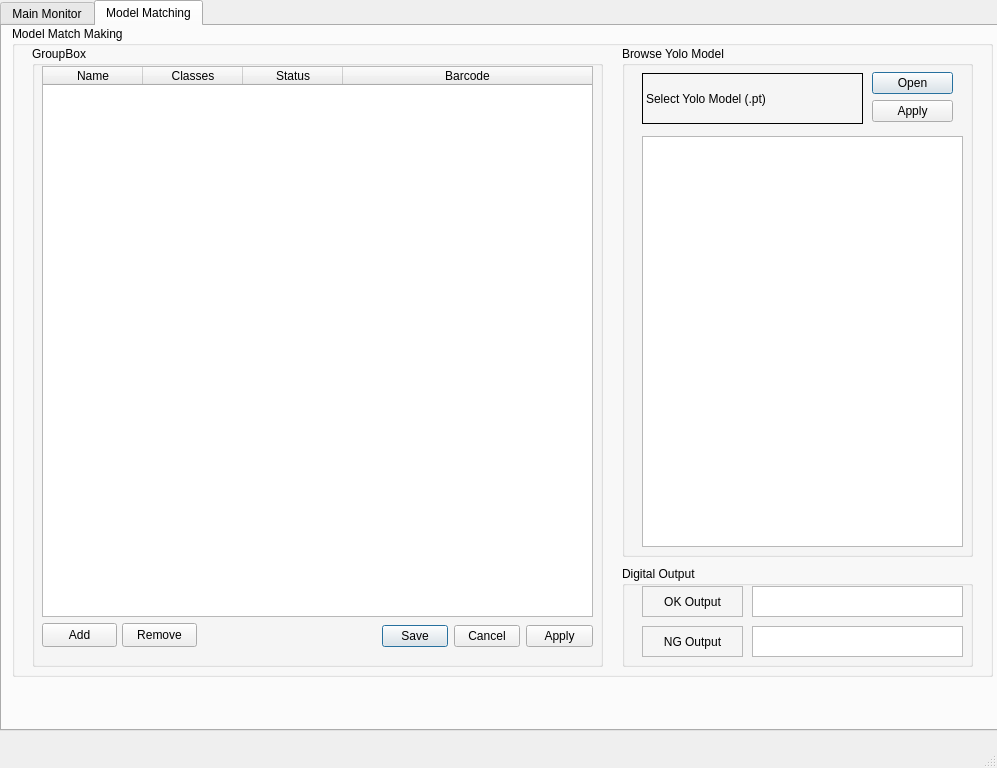
<?xml version="1.0" encoding="UTF-8"?>
<ui version="4.0">
 <class>DetectWindows</class>
 <widget class="QMainWindow" name="DetectWindows">
  <property name="geometry">
   <rect>
    <x>0</x>
    <y>0</y>
    <width>997</width>
    <height>768</height>
   </rect>
  </property>
  <property name="windowTitle">
   <string>MainWindow</string>
  </property>
  <widget class="QWidget" name="centralwidget">
   <widget class="QTabWidget" name="tabWidget">
    <property name="geometry">
     <rect>
      <x>0</x>
      <y>0</y>
      <width>1011</width>
      <height>731</height>
     </rect>
    </property>
    <property name="tabPosition">
     <enum>QTabWidget::TabPosition::North</enum>
    </property>
    <property name="tabShape">
     <enum>QTabWidget::TabShape::Rounded</enum>
    </property>
    <property name="currentIndex">
     <number>1</number>
    </property>
    <widget class="QWidget" name="tab_MainMonitor">
     <attribute name="title">
      <string>Main Monitor</string>
     </attribute>
     <widget class="QGroupBox" name="groupBox_Screen">
      <property name="geometry">
       <rect>
        <x>10</x>
        <y>70</y>
        <width>821</width>
        <height>631</height>
       </rect>
      </property>
      <property name="title">
       <string>Screen</string>
      </property>
      <widget class="QFrame" name="frame_Detection">
       <property name="geometry">
        <rect>
         <x>10</x>
         <y>20</y>
         <width>800</width>
         <height>600</height>
        </rect>
       </property>
       <property name="frameShape">
        <enum>QFrame::Shape::StyledPanel</enum>
       </property>
       <property name="frameShadow">
        <enum>QFrame::Shadow::Raised</enum>
       </property>
      </widget>
     </widget>
     <widget class="QGroupBox" name="groupBox_Production_model">
      <property name="geometry">
       <rect>
        <x>10</x>
        <y>0</y>
        <width>971</width>
        <height>71</height>
       </rect>
      </property>
      <property name="title">
       <string>Production Model</string>
      </property>
      <widget class="QLabel" name="label_Model_Name">
       <property name="geometry">
        <rect>
         <x>10</x>
         <y>20</y>
         <width>551</width>
         <height>41</height>
        </rect>
       </property>
       <property name="frameShape">
        <enum>QFrame::Shape::StyledPanel</enum>
       </property>
       <property name="text">
        <string>Model Name</string>
       </property>
       <property name="textFormat">
        <enum>Qt::TextFormat::PlainText</enum>
       </property>
       <property name="scaledContents">
        <bool>true</bool>
       </property>
       <property name="alignment">
        <set>Qt::AlignmentFlag::AlignCenter</set>
       </property>
      </widget>
      <widget class="Line" name="line">
       <property name="geometry">
        <rect>
         <x>570</x>
         <y>20</y>
         <width>16</width>
         <height>41</height>
        </rect>
       </property>
       <property name="orientation">
        <enum>Qt::Orientation::Vertical</enum>
       </property>
      </widget>
      <widget class="QLabel" name="label_Classes">
       <property name="geometry">
        <rect>
         <x>590</x>
         <y>20</y>
         <width>371</width>
         <height>41</height>
        </rect>
       </property>
       <property name="frameShape">
        <enum>QFrame::Shape::StyledPanel</enum>
       </property>
       <property name="text">
        <string>Lead / Lead Free</string>
       </property>
       <property name="scaledContents">
        <bool>true</bool>
       </property>
       <property name="alignment">
        <set>Qt::AlignmentFlag::AlignCenter</set>
       </property>
      </widget>
     </widget>
     <widget class="QLabel" name="label_2">
      <property name="geometry">
       <rect>
        <x>920</x>
        <y>180</y>
        <width>541</width>
        <height>41</height>
       </rect>
      </property>
      <property name="text">
       <string>Model Name</string>
      </property>
      <property name="textFormat">
       <enum>Qt::TextFormat::PlainText</enum>
      </property>
      <property name="alignment">
       <set>Qt::AlignmentFlag::AlignCenter</set>
      </property>
     </widget>
     <widget class="QGroupBox" name="groupBox_Setting">
      <property name="geometry">
       <rect>
        <x>840</x>
        <y>70</y>
        <width>141</width>
        <height>531</height>
       </rect>
      </property>
      <property name="title">
       <string>Setting</string>
      </property>
      <widget class="QCheckBox" name="checkBox_signal_Alarm">
       <property name="geometry">
        <rect>
         <x>20</x>
         <y>350</y>
         <width>101</width>
         <height>20</height>
        </rect>
       </property>
       <property name="text">
        <string>Signal Alarm</string>
       </property>
      </widget>
      <widget class="QCheckBox" name="checkBox_SoundAlarm">
       <property name="geometry">
        <rect>
         <x>20</x>
         <y>380</y>
         <width>101</width>
         <height>20</height>
        </rect>
       </property>
       <property name="text">
        <string>Sound Alarm</string>
       </property>
      </widget>
      <widget class="QCheckBox" name="checkBox_DigitalOut">
       <property name="geometry">
        <rect>
         <x>20</x>
         <y>410</y>
         <width>101</width>
         <height>20</height>
        </rect>
       </property>
       <property name="text">
        <string>Digital Out</string>
       </property>
      </widget>
      <widget class="QCheckBox" name="checkBox_DigitalIN">
       <property name="geometry">
        <rect>
         <x>20</x>
         <y>440</y>
         <width>101</width>
         <height>20</height>
        </rect>
       </property>
       <property name="text">
        <string>Digital In</string>
       </property>
      </widget>
      <widget class="QCheckBox" name="checkBox_Blank3">
       <property name="geometry">
        <rect>
         <x>20</x>
         <y>470</y>
         <width>101</width>
         <height>20</height>
        </rect>
       </property>
       <property name="text">
        <string>blank #3</string>
       </property>
      </widget>
      <widget class="QCheckBox" name="checkBox_blank4">
       <property name="geometry">
        <rect>
         <x>20</x>
         <y>500</y>
         <width>101</width>
         <height>20</height>
        </rect>
       </property>
       <property name="text">
        <string>blank #4</string>
       </property>
      </widget>
      <widget class="QLabel" name="label_confident">
       <property name="geometry">
        <rect>
         <x>10</x>
         <y>92</y>
         <width>81</width>
         <height>31</height>
        </rect>
       </property>
       <property name="frameShadow">
        <enum>QFrame::Shadow::Raised</enum>
       </property>
       <property name="text">
        <string>Confident =</string>
       </property>
       <property name="scaledContents">
        <bool>false</bool>
       </property>
       <property name="alignment">
        <set>Qt::AlignmentFlag::AlignCenter</set>
       </property>
      </widget>
      <widget class="QSpinBox" name="spinBox_confident">
       <property name="geometry">
        <rect>
         <x>10</x>
         <y>120</y>
         <width>121</width>
         <height>23</height>
        </rect>
       </property>
       <property name="readOnly">
        <bool>false</bool>
       </property>
       <property name="buttonSymbols">
        <enum>QAbstractSpinBox::ButtonSymbols::PlusMinus</enum>
       </property>
       <property name="suffix">
        <string>%</string>
       </property>
       <property name="minimum">
        <number>1</number>
       </property>
       <property name="maximum">
        <number>100</number>
       </property>
       <property name="value">
        <number>70</number>
       </property>
      </widget>
      <widget class="QPushButton" name="pushButton_connect">
       <property name="geometry">
        <rect>
         <x>10</x>
         <y>20</y>
         <width>121</width>
         <height>31</height>
        </rect>
       </property>
       <property name="text">
        <string>Connect</string>
       </property>
      </widget>
      <widget class="QPushButton" name="pushButton_disconnect">
       <property name="geometry">
        <rect>
         <x>10</x>
         <y>54</y>
         <width>121</width>
         <height>31</height>
        </rect>
       </property>
       <property name="text">
        <string>Disconnect</string>
       </property>
      </widget>
      <widget class="QSlider" name="horizontalSlider_confident">
       <property name="geometry">
        <rect>
         <x>10</x>
         <y>150</y>
         <width>121</width>
         <height>20</height>
        </rect>
       </property>
       <property name="minimum">
        <number>1</number>
       </property>
       <property name="maximum">
        <number>100</number>
       </property>
       <property name="value">
        <number>70</number>
       </property>
       <property name="orientation">
        <enum>Qt::Orientation::Horizontal</enum>
       </property>
      </widget>
      <widget class="QLCDNumber" name="lcdNumber_CheckOK">
       <property name="geometry">
        <rect>
         <x>10</x>
         <y>200</y>
         <width>121</width>
         <height>51</height>
        </rect>
       </property>
       <property name="autoFillBackground">
        <bool>true</bool>
       </property>
      </widget>
      <widget class="QLabel" name="label_CheckOK">
       <property name="geometry">
        <rect>
         <x>10</x>
         <y>170</y>
         <width>121</width>
         <height>31</height>
        </rect>
       </property>
       <property name="frameShadow">
        <enum>QFrame::Shadow::Raised</enum>
       </property>
       <property name="text">
        <string>Check OK Qty =</string>
       </property>
       <property name="scaledContents">
        <bool>false</bool>
       </property>
       <property name="alignment">
        <set>Qt::AlignmentFlag::AlignCenter</set>
       </property>
      </widget>
      <widget class="QLabel" name="label_CheckNG">
       <property name="geometry">
        <rect>
         <x>10</x>
         <y>260</y>
         <width>121</width>
         <height>31</height>
        </rect>
       </property>
       <property name="frameShadow">
        <enum>QFrame::Shadow::Raised</enum>
       </property>
       <property name="text">
        <string>Check NG Qty =</string>
       </property>
       <property name="scaledContents">
        <bool>false</bool>
       </property>
       <property name="alignment">
        <set>Qt::AlignmentFlag::AlignCenter</set>
       </property>
      </widget>
      <widget class="QLCDNumber" name="lcdNumber_CheckNG">
       <property name="geometry">
        <rect>
         <x>10</x>
         <y>290</y>
         <width>121</width>
         <height>51</height>
        </rect>
       </property>
       <property name="font">
        <font>
         <bold>false</bold>
        </font>
       </property>
       <property name="autoFillBackground">
        <bool>true</bool>
       </property>
       <property name="frameShadow">
        <enum>QFrame::Shadow::Raised</enum>
       </property>
       <property name="segmentStyle">
        <enum>QLCDNumber::SegmentStyle::Filled</enum>
       </property>
      </widget>
     </widget>
     <widget class="QLabel" name="label_Logo">
      <property name="geometry">
       <rect>
        <x>840</x>
        <y>600</y>
        <width>141</width>
        <height>91</height>
       </rect>
      </property>
      <property name="text">
       <string/>
      </property>
      <property name="pixmap">
       <pixmap>../Universal_AI2/agc-logo-png-transparent-logo-v2.png</pixmap>
      </property>
      <property name="scaledContents">
       <bool>true</bool>
      </property>
      <property name="alignment">
       <set>Qt::AlignmentFlag::AlignCenter</set>
      </property>
     </widget>
    </widget>
    <widget class="QWidget" name="tab_Model_Matching">
     <attribute name="title">
      <string>Model Matching</string>
     </attribute>
     <widget class="QGroupBox" name="groupBox_Model_match_making">
      <property name="geometry">
       <rect>
        <x>10</x>
        <y>0</y>
        <width>981</width>
        <height>651</height>
       </rect>
      </property>
      <property name="title">
       <string>Model Match Making</string>
      </property>
      <property name="flat">
       <bool>false</bool>
      </property>
      <property name="checkable">
       <bool>false</bool>
      </property>
      <widget class="QGroupBox" name="groupBox_Browse_Yolo">
       <property name="geometry">
        <rect>
         <x>610</x>
         <y>20</y>
         <width>351</width>
         <height>511</height>
        </rect>
       </property>
       <property name="title">
        <string>Browse Yolo Model</string>
       </property>
       <widget class="QLabel" name="label_yolo_model">
        <property name="geometry">
         <rect>
          <x>20</x>
          <y>27</y>
          <width>221</width>
          <height>51</height>
         </rect>
        </property>
        <property name="frameShape">
         <enum>QFrame::Shape::Panel</enum>
        </property>
        <property name="text">
         <string>Select Yolo Model (.pt)</string>
        </property>
        <property name="wordWrap">
         <bool>true</bool>
        </property>
       </widget>
       <widget class="QDialogButtonBox" name="buttonBox_yolo_open_apply">
        <property name="geometry">
         <rect>
          <x>250</x>
          <y>20</y>
          <width>81</width>
          <height>61</height>
         </rect>
        </property>
        <property name="layoutDirection">
         <enum>Qt::LayoutDirection::LeftToRight</enum>
        </property>
        <property name="orientation">
         <enum>Qt::Orientation::Vertical</enum>
        </property>
        <property name="standardButtons">
         <set>QDialogButtonBox::StandardButton::Apply|QDialogButtonBox::StandardButton::Open</set>
        </property>
        <property name="centerButtons">
         <bool>true</bool>
        </property>
       </widget>
       <widget class="QListWidget" name="listWidget">
        <property name="geometry">
         <rect>
          <x>20</x>
          <y>90</y>
          <width>321</width>
          <height>411</height>
         </rect>
        </property>
       </widget>
      </widget>
      <widget class="QGroupBox" name="groupBox_Model">
       <property name="geometry">
        <rect>
         <x>20</x>
         <y>20</y>
         <width>571</width>
         <height>621</height>
        </rect>
       </property>
       <property name="title">
        <string>GroupBox</string>
       </property>
       <widget class="QTableWidget" name="tableWidget_model_match">
        <property name="geometry">
         <rect>
          <x>10</x>
          <y>20</y>
          <width>551</width>
          <height>551</height>
         </rect>
        </property>
        <property name="frameShape">
         <enum>QFrame::Shape::StyledPanel</enum>
        </property>
        <property name="frameShadow">
         <enum>QFrame::Shadow::Plain</enum>
        </property>
        <property name="showGrid">
         <bool>true</bool>
        </property>
        <property name="gridStyle">
         <enum>Qt::PenStyle::SolidLine</enum>
        </property>
        <property name="sortingEnabled">
         <bool>true</bool>
        </property>
        <property name="cornerButtonEnabled">
         <bool>true</bool>
        </property>
        <property name="rowCount">
         <number>0</number>
        </property>
        <property name="columnCount">
         <number>4</number>
        </property>
        <attribute name="horizontalHeaderCascadingSectionResizes">
         <bool>false</bool>
        </attribute>
        <attribute name="horizontalHeaderDefaultSectionSize">
         <number>100</number>
        </attribute>
        <attribute name="horizontalHeaderStretchLastSection">
         <bool>true</bool>
        </attribute>
        <attribute name="verticalHeaderCascadingSectionResizes">
         <bool>false</bool>
        </attribute>
        <attribute name="verticalHeaderShowSortIndicator" stdset="0">
         <bool>true</bool>
        </attribute>
        <attribute name="verticalHeaderStretchLastSection">
         <bool>false</bool>
        </attribute>
        <column>
         <property name="text">
          <string>Name</string>
         </property>
        </column>
        <column>
         <property name="text">
          <string>Classes</string>
         </property>
        </column>
        <column>
         <property name="text">
          <string>Status</string>
         </property>
        </column>
        <column>
         <property name="text">
          <string>Barcode</string>
         </property>
        </column>
       </widget>
       <widget class="QDialogButtonBox" name="buttonBox_save_cancel_apply">
        <property name="geometry">
         <rect>
          <x>350</x>
          <y>570</y>
          <width>211</width>
          <height>41</height>
         </rect>
        </property>
        <property name="layoutDirection">
         <enum>Qt::LayoutDirection::LeftToRight</enum>
        </property>
        <property name="orientation">
         <enum>Qt::Orientation::Horizontal</enum>
        </property>
        <property name="standardButtons">
         <set>QDialogButtonBox::StandardButton::Apply|QDialogButtonBox::StandardButton::Cancel|QDialogButtonBox::StandardButton::Save</set>
        </property>
        <property name="centerButtons">
         <bool>true</bool>
        </property>
       </widget>
       <widget class="QPushButton" name="pushButton_add_model">
        <property name="geometry">
         <rect>
          <x>10</x>
          <y>577</y>
          <width>75</width>
          <height>24</height>
         </rect>
        </property>
        <property name="text">
         <string>Add</string>
        </property>
       </widget>
       <widget class="QPushButton" name="pushButton_remove_model">
        <property name="geometry">
         <rect>
          <x>90</x>
          <y>577</y>
          <width>75</width>
          <height>24</height>
         </rect>
        </property>
        <property name="text">
         <string>Remove</string>
        </property>
       </widget>
      </widget>
      <widget class="QGroupBox" name="groupBox_DigitalOutput">
       <property name="geometry">
        <rect>
         <x>610</x>
         <y>540</y>
         <width>351</width>
         <height>101</height>
        </rect>
       </property>
       <property name="title">
        <string>Digital Output</string>
       </property>
       <widget class="QLabel" name="label_OK_output">
        <property name="geometry">
         <rect>
          <x>20</x>
          <y>20</y>
          <width>101</width>
          <height>31</height>
         </rect>
        </property>
        <property name="frameShape">
         <enum>QFrame::Shape::StyledPanel</enum>
        </property>
        <property name="text">
         <string>OK Output</string>
        </property>
        <property name="alignment">
         <set>Qt::AlignmentFlag::AlignCenter</set>
        </property>
       </widget>
       <widget class="QLabel" name="label_NG_output">
        <property name="geometry">
         <rect>
          <x>20</x>
          <y>60</y>
          <width>101</width>
          <height>31</height>
         </rect>
        </property>
        <property name="frameShape">
         <enum>QFrame::Shape::StyledPanel</enum>
        </property>
        <property name="text">
         <string>NG Output</string>
        </property>
        <property name="alignment">
         <set>Qt::AlignmentFlag::AlignCenter</set>
        </property>
       </widget>
       <widget class="QTextEdit" name="textEdit_OK_output_script">
        <property name="geometry">
         <rect>
          <x>130</x>
          <y>20</y>
          <width>211</width>
          <height>31</height>
         </rect>
        </property>
       </widget>
       <widget class="QTextEdit" name="textEdit_NG_output_script">
        <property name="geometry">
         <rect>
          <x>130</x>
          <y>60</y>
          <width>211</width>
          <height>31</height>
         </rect>
        </property>
       </widget>
      </widget>
     </widget>
     <widget class="QLabel" name="label_5">
      <property name="geometry">
       <rect>
        <x>920</x>
        <y>650</y>
        <width>71</width>
        <height>46</height>
       </rect>
      </property>
      <property name="text">
       <string/>
      </property>
      <property name="pixmap">
       <pixmap>../Universal_AI2/agc-logo-png-transparent-logo-v2.png</pixmap>
      </property>
      <property name="scaledContents">
       <bool>true</bool>
      </property>
      <property name="alignment">
       <set>Qt::AlignmentFlag::AlignCenter</set>
      </property>
     </widget>
    </widget>
   </widget>
  </widget>
  <widget class="QStatusBar" name="statusbar"/>
 </widget>
 <resources/>
 <connections/>
</ui>
